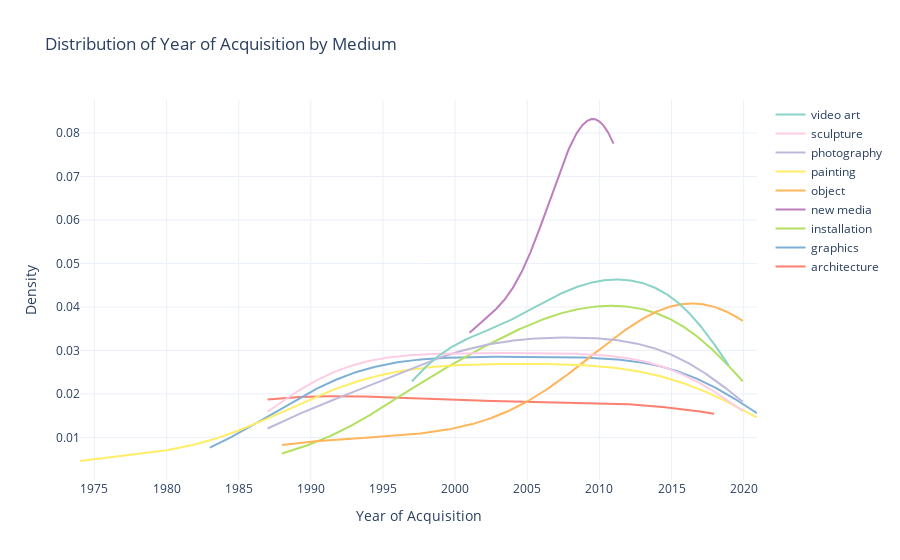

The cell this chart's notebook holds for it:
### Code cell
import plotly.figure_factory as ff

df = museums_data[0]

grouped_df = (
        df.groupby(["Medium_classified", "Year_acquisition"])
        .size()
        .reset_index(name="Count")
    )

first_acquisition_year = grouped_df["Year_acquisition"].min()
filtered_df = grouped_df[grouped_df["Year_acquisition"] > first_acquisition_year]
filtered_df = filtered_df.dropna(subset=["Year_acquisition"])

# Group the data by 'Medium_classified' and collect the 'Year_acquisition' values
grouped = filtered_df.groupby('Medium_classified')['Year_acquisition'].apply(list).tolist()

# Create the group labels based on 'Medium_classified' values
group_labels = filtered_df['Medium_classified'].unique().tolist()

# Set custom colors for each group (adjust for the number of labels)
colors = ["#fd7f6f", "#7eb0d5", "#b2e061", "#bd7ebe", "#ffb55a", "#ffee65", "#beb9db", "#fdcce5", "#8bd3c7"][:len(group_labels)]

# Create the distplot with the grouped 'Year_acquisition' data, showing a rug plot for single data points
fig = ff.create_distplot(grouped, group_labels, show_hist=False, colors=colors, show_rug=False, show_curve=True)

# Add title and labels to the plot
fig.update_layout(title_text='Distribution of Year of Acquisition by Medium',
                  xaxis_title='Year of Acquisition',
                  yaxis_title='Density')
fig.update_layout(template="plotly_white")
# Show the plot
fig.show()

### Figure 1 — Plotly figure (JSON) as saved in the notebook; plotly's stock layout.template omitted (floating-point values rounded to 4 significant figures; data arrays with more than 128 entries replaced by an {"elided": "..."} marker saying what was removed)
{"data": [{"legendgroup": "architecture", "marker": {"color": "#fd7f6f"}, "mode": "lines", "name": "architecture", "showlegend": true, "type": "scatter", "x": {"elided": "500 float values"}, "xaxis": "x", "y": {"elided": "500 float values"}, "yaxis": "y"}, {"legendgroup": "graphics", "marker": {"color": "#7eb0d5"}, "mode": "lines", "name": "graphics", "showlegend": true, "type": "scatter", "x": {"elided": "500 float values"}, "xaxis": "x", "y": {"elided": "500 float values"}, "yaxis": "y"}, {"legendgroup": "installation", "marker": {"color": "#b2e061"}, "mode": "lines", "name": "installation", "showlegend": true, "type": "scatter", "x": {"elided": "500 float values"}, "xaxis": "x", "y": {"elided": "500 float values"}, "yaxis": "y"}, {"legendgroup": "new media", "marker": {"color": "#bd7ebe"}, "mode": "lines", "name": "new media", "showlegend": true, "type": "scatter", "x": {"elided": "500 float values"}, "xaxis": "x", "y": {"elided": "500 float values"}, "yaxis": "y"}, {"legendgroup": "object", "marker": {"color": "#ffb55a"}, "mode": "lines", "name": "object", "showlegend": true, "type": "scatter", "x": {"elided": "500 float values"}, "xaxis": "x", "y": {"elided": "500 float values"}, "yaxis": "y"}, {"legendgroup": "painting", "marker": {"color": "#ffee65"}, "mode": "lines", "name": "painting", "showlegend": true, "type": "scatter", "x": {"elided": "500 float values"}, "xaxis": "x", "y": {"elided": "500 float values"}, "yaxis": "y"}, {"legendgroup": "photography", "marker": {"color": "#beb9db"}, "mode": "lines", "name": "photography", "showlegend": true, "type": "scatter", "x": {"elided": "500 float values"}, "xaxis": "x", "y": {"elided": "500 float values"}, "yaxis": "y"}, {"legendgroup": "sculpture", "marker": {"color": "#fdcce5"}, "mode": "lines", "name": "sculpture", "showlegend": true, "type": "scatter", "x": {"elided": "500 float values"}, "xaxis": "x", "y": {"elided": "500 float values"}, "yaxis": "y"}, {"legendgroup": "video art", "marker": {"color": "#8bd3c7"}, "mode": "lines", "name": "video art", "showlegend": true, "type": "scatter", "x": {"elided": "500 float values"}, "xaxis": "x", "y": {"elided": "500 float values"}, "yaxis": "y"}], "layout": {"barmode": "overlay", "hovermode": "closest", "legend": {"traceorder": "reversed"}, "title": {"text": "Distribution of Year of Acquisition by Medium"}, "xaxis": {"anchor": "y2", "domain": [0, 1], "title": {"text": "Year of Acquisition"}, "zeroline": false}, "yaxis": {"anchor": "free", "domain": [0, 1], "position": 0, "title": {"text": "Density"}}}}
